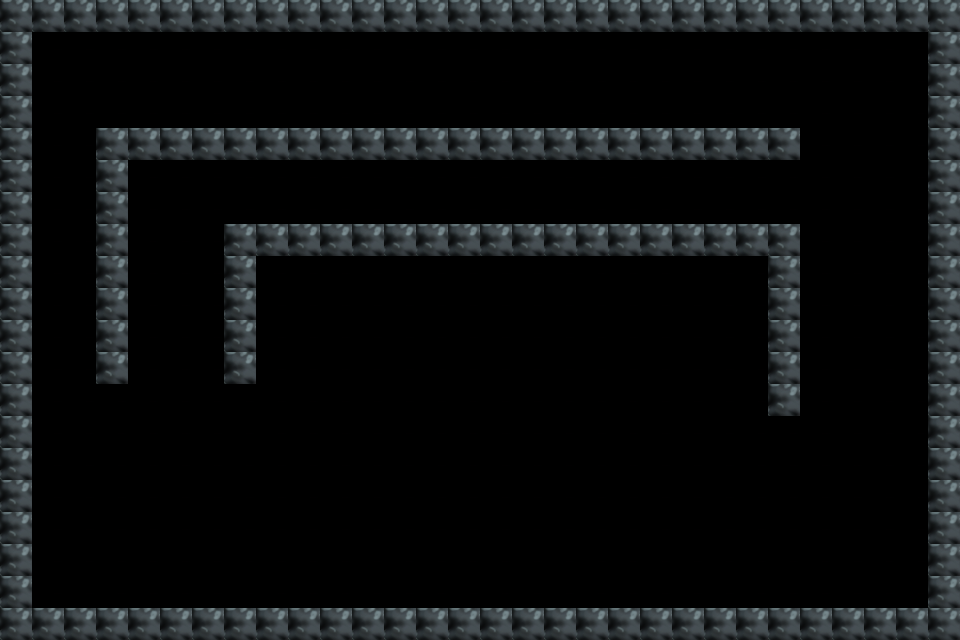

A level layout from a 2D game, rendered from its tile map. Below: a short description, then the map file with tile-grid data replaced by summaries:
An orthogonal 30x20 tile map with 32x32 px tiles, 1 tile layer (layer01).

<map version="1.0" orientation="orthogonal" renderorder="right-down" width="30" height="20" tilewidth="32" tileheight="32" nextobjectid="1">
 <tileset firstgid="1" name="15_2_002_4_100" tilewidth="32" tileheight="32">
  <image source="15_2_002_4_100.png" width="128" height="128" />
  <tile id="11">
   <properties>
    <property name="body" value="true" />
   </properties>
  </tile>
 </tileset>
 <layer name="layer01" width="30" height="20">
  <data>[600 cells, 600 non-empty, 2 distinct tile ids]</data>
 </layer>
</map>